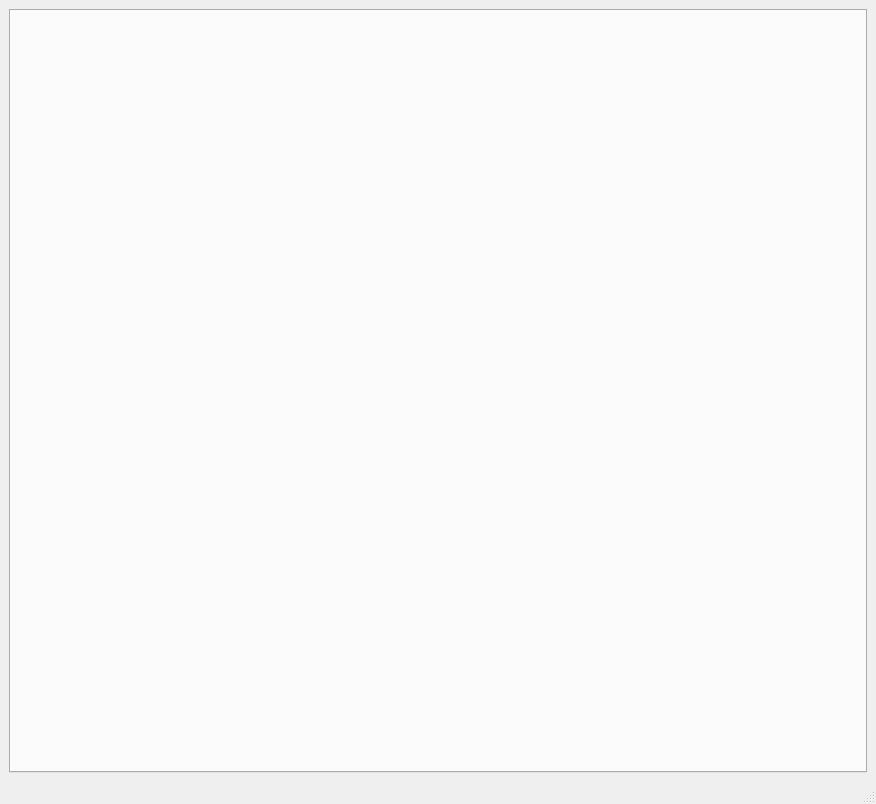
<?xml version="1.0" encoding="UTF-8"?>
<ui version="4.0">
 <class>MainWindow</class>
 <widget class="QMainWindow" name="MainWindow">
  <property name="geometry">
   <rect>
    <x>0</x>
    <y>0</y>
    <width>876</width>
    <height>804</height>
   </rect>
  </property>
  <property name="windowTitle">
   <string>MainWindow</string>
  </property>
  <widget class="QWidget" name="centralwidget">
   <layout class="QGridLayout" name="gridLayout">
    <item row="0" column="0">
     <widget class="QTabWidget" name="tabWidget">
      <property name="currentIndex">
       <number>-1</number>
      </property>
     </widget>
    </item>
   </layout>
  </widget>
  <widget class="QMenuBar" name="menubar">
   <property name="geometry">
    <rect>
     <x>0</x>
     <y>0</y>
     <width>876</width>
     <height>28</height>
    </rect>
   </property>
  </widget>
  <widget class="QStatusBar" name="statusbar"/>
 </widget>
 <resources/>
 <connections/>
</ui>
